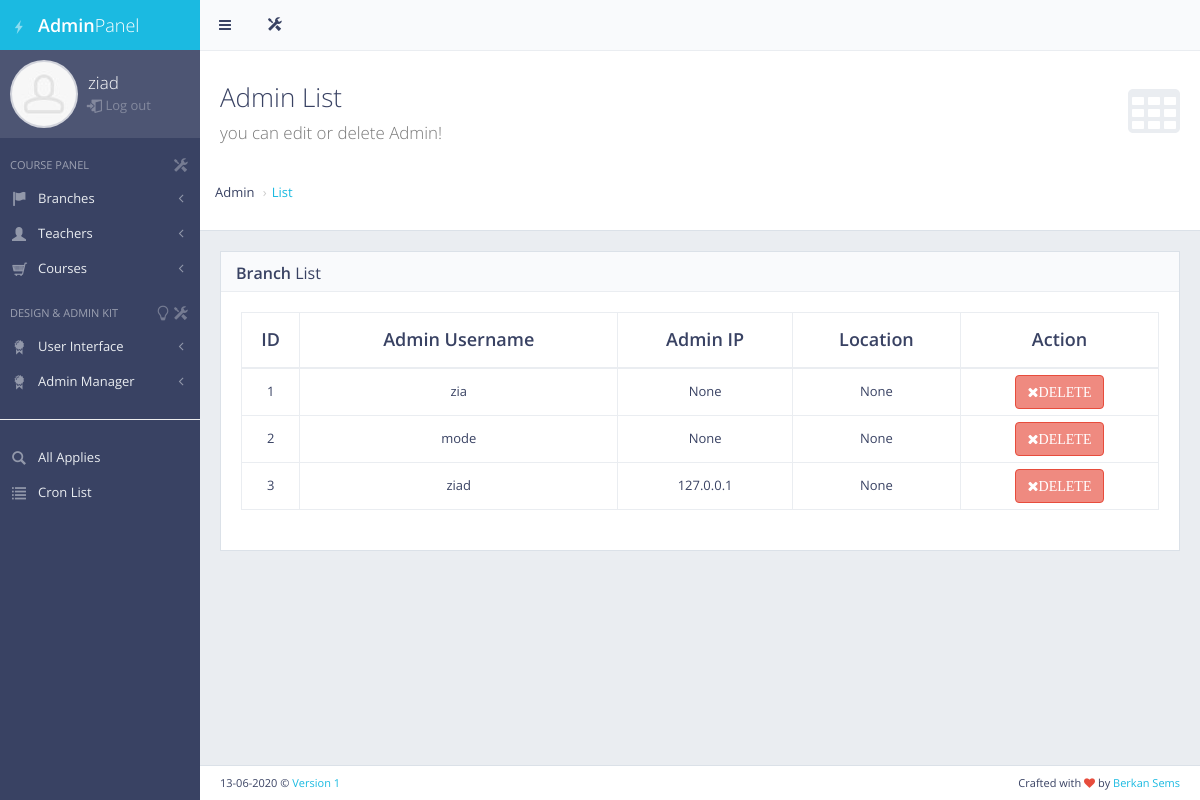
Page /panel/admin_list/ (signed in) on the earlier database version.
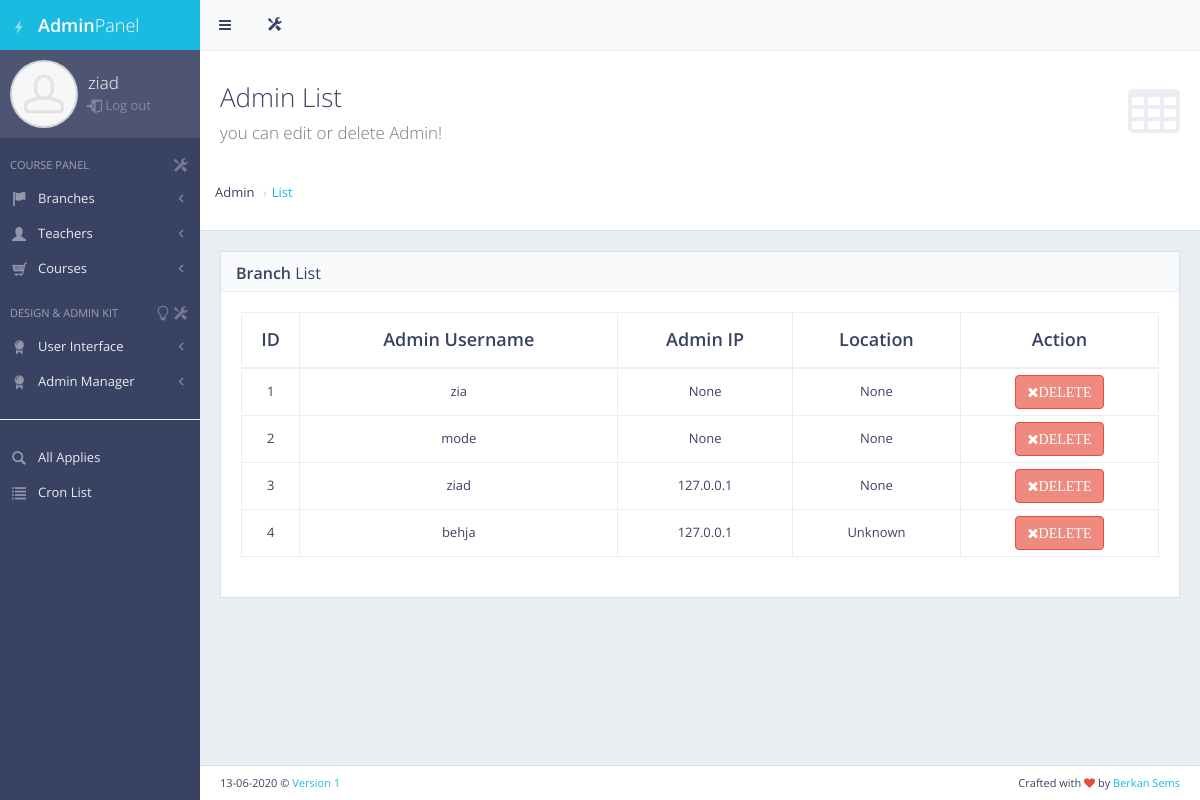
Same page on the later database version.
### panel/models.py (models this page shows)
class Admins(models.Model):
    user = models.OneToOneField(User,null=True,on_delete=models.CASCADE)
    name = models.CharField(max_length=200)
    ip = models.CharField(max_length=200,null=True,blank=True)
    country = models.CharField(max_length=200,null=True)

### panel/decorators.py (the view)
        def wrapper_function(request, *args, **kwargs):
            group = None
            if request.user.groups.exists():
                group = request.user.groups.all()[0].name
            for role in allowed_roles:
                if group == role:
                    return view_func(request, *args, **kwargs)
            return HttpResponse("You are not authorized to view this page")

### panel/views.py (called while the page is built)
@login_required(login_url='my_login')
@allowed_users(allowed_roles=['admin'])
def adminList(request):
    adminUsers=Admins.objects.all().exclude(user=request.user.is_staff)
    context={'adminUsers':adminUsers}
    return render(request,'back/admin_list.html',context)

### templates/back/admin_list.html (shortened to what this page needs)
{% extends 'back/master_panel.html' %}
{% load static %}
{% block content %}
    <div id="page-content">
        <div class="content-header">
            <div class="header-section">
                <h1>
                    <i class="fa fa-table"></i>Admin List<br><small>you can edit or delete Admin!</small>
                </h1>
            </div>
            <div class="breadcrumb breadcrump-top">
                <li>Admin</li>
                <li><a href="#">List</a></li>
            </div>
        </div>
        <div class="block full">
            <div class="block-title">
                <h2><strong>Branch</strong> List</h2>
            </div>
            <div class="table-responsive">
                <table id="example-datatable" class="table table-vcenter table-condensed table-bordered">
                    <thead>
                    <tr>
                        <th class="text-center">ID</th>
                        <th class="text-center">Admin Username</th>
                        <th class="text-center">Admin IP</th>
                        <th class="text-center">Location</th>
                        <th class="text-center">Action</th>
                    </tr>
                    </thead>
                    <tbody>
                    {% for admin in adminUsers %}
                        <tr class="text-center">
                            <td>{{ admin.id }}</td>
                            <td>{{ admin.user }}</td>
                            <td>{{ admin.ip }}</td>
                            <td>{{ admin.country }}</td>
                            <td class="text-center">
                                <div class="btn-group">
                                    <a href="{% url 'admin_delete' admin.id %}" data-toggle="tooltip" title="Delete"
                                       class="btn btn-danger"><i class="fa fa-times">DELETE</i></a>
                                </div>
                            </td>
                        </tr>
                    {% endfor %}
                    </tbody>
                </table>
            </div>
        </div>
    </div>
{% endblock %}

Differences in the rows shown:
added Admins: id "4", user "behja", ip "127.0.0.1", country "Unknown"
